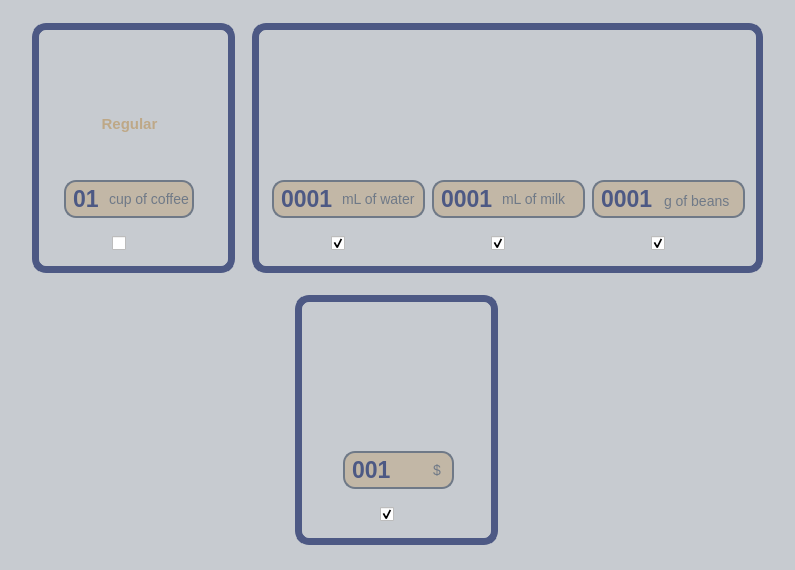
<?xml version="1.0" encoding="UTF-8"?>
<ui version="4.0">
 <class>mainWindow</class>
 <widget class="QMainWindow" name="mainWindow">
  <property name="enabled">
   <bool>true</bool>
  </property>
  <property name="geometry">
   <rect>
    <x>0</x>
    <y>0</y>
    <width>795</width>
    <height>570</height>
   </rect>
  </property>
  <property name="sizePolicy">
   <sizepolicy hsizetype="Fixed" vsizetype="Minimum">
    <horstretch>0</horstretch>
    <verstretch>0</verstretch>
   </sizepolicy>
  </property>
  <property name="minimumSize">
   <size>
    <width>795</width>
    <height>570</height>
   </size>
  </property>
  <property name="maximumSize">
   <size>
    <width>795</width>
    <height>570</height>
   </size>
  </property>
  <property name="windowIcon">
   <iconset resource="coffee_interface_resources.qrc">
    <normaloff>:/icons/assets/logo.svg</normaloff>:/icons/assets/logo.svg</iconset>
  </property>
  <property name="styleSheet">
   <string notr="true">QMainWindow {
  background-color: #C7CBD0;
}

QGroupBox {
  border: 7px solid #4D5984;
  border-radius: 14px;
}

QLabel#coffeeSelectionLabel,
QLabel#waterSelectionLabel,
QLabel#milkSelectionLabe,
QLabel#beanSelectionLabel,
QLabel#priceSelectionLabel {
  font-family: Segoe UI;
  font-style: normal;
  font-weight: bold;
  font-size: 15px;
  color: #BEA887;
}

QLineEdit#coffeeSelector,
QLineEdit#waterSelector,
QLineEdit#milkSelector,
QLineEdit#beanSelector,
QLineEdit#priceSelector {
  background: rgba(190, 168, 135, 0.58);
  border: 2px solid #6F7987;
  border-radius: 12px;
  font-family: Segoe UI;
  font-weight: 900;
  font-size: 23px;
  color: #4D5984;
  padding-left: 5px;
}

QLabel#coffeeSelectorSuffix,
QLabel#waterSelectorSuffix,
QLabel#milkSelectorSuffix,
QLabel#beanSelectorSuffix,
QLabel#priceSelectorSuffix {
  font-family: Segoe UI;
  font-size: 14px;
  color: #6F7987;
}

QPushButton#adminPushButton {
  background: none;
}

QCheckBox::indicator:checked {
    image: url(:/icons/assets/infinity_on.svg);
}

QCheckBox::indicator:unchecked {
    image: url(:/icons/assets/infinity_off.svg);
}

QPushButton#adminPanelLabel:pressed {
  background-color: #c2b7a6;
  border-radius: 14px;
}</string>
  </property>
  <widget class="QWidget" name="mainWidget">
   <property name="sizePolicy">
    <sizepolicy hsizetype="Fixed" vsizetype="Fixed">
     <horstretch>0</horstretch>
     <verstretch>0</verstretch>
    </sizepolicy>
   </property>
   <widget class="QGroupBox" name="coffeeGroupBox">
    <property name="geometry">
     <rect>
      <x>32</x>
      <y>23</y>
      <width>203</width>
      <height>250</height>
     </rect>
    </property>
    <property name="title">
     <string/>
    </property>
    <widget class="QLabel" name="coffeeSelectionPixmap">
     <property name="geometry">
      <rect>
       <x>47</x>
       <y>26</y>
       <width>100</width>
       <height>114</height>
      </rect>
     </property>
     <property name="text">
      <string/>
     </property>
     <property name="pixmap">
      <pixmap resource="coffee_interface_resources.qrc">:/icons/assets/logo.svg</pixmap>
     </property>
     <property name="scaledContents">
      <bool>true</bool>
     </property>
    </widget>
    <widget class="QLabel" name="coffeeSelectionLabel">
     <property name="geometry">
      <rect>
       <x>67</x>
       <y>85</y>
       <width>61</width>
       <height>31</height>
      </rect>
     </property>
     <property name="font">
      <font>
       <family>Segoe UI</family>
       <pointsize>-1</pointsize>
       <weight>75</weight>
       <italic>false</italic>
       <bold>true</bold>
      </font>
     </property>
     <property name="text">
      <string>Regular</string>
     </property>
     <property name="alignment">
      <set>Qt::AlignCenter</set>
     </property>
    </widget>
    <widget class="QLineEdit" name="coffeeSelector">
     <property name="geometry">
      <rect>
       <x>32</x>
       <y>157</y>
       <width>130</width>
       <height>38</height>
      </rect>
     </property>
     <property name="inputMask">
      <string>99</string>
     </property>
     <property name="text">
      <string>01</string>
     </property>
    </widget>
    <widget class="QLabel" name="coffeeSelectorSuffix">
     <property name="geometry">
      <rect>
       <x>77</x>
       <y>168</y>
       <width>80</width>
       <height>16</height>
      </rect>
     </property>
     <property name="text">
      <string>cup of coffee</string>
     </property>
    </widget>
    <widget class="QCheckBox" name="coffeeInfinityCheckBox">
     <property name="geometry">
      <rect>
       <x>80</x>
       <y>210</y>
       <width>41</width>
       <height>21</height>
      </rect>
     </property>
     <property name="cursor">
      <cursorShape>PointingHandCursor</cursorShape>
     </property>
     <property name="styleSheet">
      <string notr="true"/>
     </property>
     <property name="text">
      <string/>
     </property>
    </widget>
   </widget>
   <widget class="QGroupBox" name="ingredientsGroupBox">
    <property name="geometry">
     <rect>
      <x>252</x>
      <y>23</y>
      <width>511</width>
      <height>250</height>
     </rect>
    </property>
    <property name="title">
     <string/>
    </property>
    <widget class="QLineEdit" name="waterSelector">
     <property name="geometry">
      <rect>
       <x>20</x>
       <y>157</y>
       <width>153</width>
       <height>38</height>
      </rect>
     </property>
     <property name="inputMask">
      <string>9999</string>
     </property>
     <property name="text">
      <string>0001</string>
     </property>
    </widget>
    <widget class="QLabel" name="waterSelectionPixmap">
     <property name="geometry">
      <rect>
       <x>44</x>
       <y>27</y>
       <width>100</width>
       <height>114</height>
      </rect>
     </property>
     <property name="text">
      <string/>
     </property>
     <property name="pixmap">
      <pixmap resource="coffee_interface_resources.qrc">:/icons/assets/faucet-drip.svg</pixmap>
     </property>
     <property name="scaledContents">
      <bool>false</bool>
     </property>
    </widget>
    <widget class="QLabel" name="waterSelectorSuffix">
     <property name="geometry">
      <rect>
       <x>90</x>
       <y>168</y>
       <width>80</width>
       <height>16</height>
      </rect>
     </property>
     <property name="text">
      <string>mL of water</string>
     </property>
    </widget>
    <widget class="QLineEdit" name="milkSelector">
     <property name="geometry">
      <rect>
       <x>180</x>
       <y>157</y>
       <width>153</width>
       <height>38</height>
      </rect>
     </property>
     <property name="inputMask">
      <string>9999</string>
     </property>
     <property name="text">
      <string>0001</string>
     </property>
    </widget>
    <widget class="QLabel" name="milkSelectorSuffix">
     <property name="geometry">
      <rect>
       <x>250</x>
       <y>168</y>
       <width>80</width>
       <height>16</height>
      </rect>
     </property>
     <property name="text">
      <string>mL of milk</string>
     </property>
    </widget>
    <widget class="QLabel" name="milkSelectionPixmap">
     <property name="geometry">
      <rect>
       <x>191</x>
       <y>38</y>
       <width>131</width>
       <height>101</height>
      </rect>
     </property>
     <property name="text">
      <string/>
     </property>
     <property name="pixmap">
      <pixmap resource="coffee_interface_resources.qrc">:/icons/assets/cow.svg</pixmap>
     </property>
     <property name="scaledContents">
      <bool>false</bool>
     </property>
    </widget>
    <widget class="QLabel" name="beanSelectionPixmap">
     <property name="geometry">
      <rect>
       <x>368</x>
       <y>40</y>
       <width>100</width>
       <height>101</height>
      </rect>
     </property>
     <property name="text">
      <string/>
     </property>
     <property name="pixmap">
      <pixmap resource="coffee_interface_resources.qrc">:/icons/assets/coffee-beans.svg</pixmap>
     </property>
     <property name="scaledContents">
      <bool>false</bool>
     </property>
    </widget>
    <widget class="QLabel" name="beanSelectorSuffix">
     <property name="geometry">
      <rect>
       <x>412</x>
       <y>167</y>
       <width>80</width>
       <height>21</height>
      </rect>
     </property>
     <property name="text">
      <string>g of beans</string>
     </property>
    </widget>
    <widget class="QLineEdit" name="beanSelector">
     <property name="geometry">
      <rect>
       <x>340</x>
       <y>157</y>
       <width>153</width>
       <height>38</height>
      </rect>
     </property>
     <property name="inputMask">
      <string>9999</string>
     </property>
     <property name="text">
      <string>0001</string>
     </property>
    </widget>
    <widget class="QCheckBox" name="waterInfinityCheckBox">
     <property name="geometry">
      <rect>
       <x>79</x>
       <y>210</y>
       <width>41</width>
       <height>21</height>
      </rect>
     </property>
     <property name="cursor">
      <cursorShape>PointingHandCursor</cursorShape>
     </property>
     <property name="styleSheet">
      <string notr="true"/>
     </property>
     <property name="text">
      <string/>
     </property>
     <property name="checked">
      <bool>true</bool>
     </property>
    </widget>
    <widget class="QCheckBox" name="milkInfinityCheckBox">
     <property name="geometry">
      <rect>
       <x>239</x>
       <y>210</y>
       <width>41</width>
       <height>21</height>
      </rect>
     </property>
     <property name="cursor">
      <cursorShape>PointingHandCursor</cursorShape>
     </property>
     <property name="styleSheet">
      <string notr="true"/>
     </property>
     <property name="text">
      <string/>
     </property>
     <property name="checked">
      <bool>true</bool>
     </property>
    </widget>
    <widget class="QCheckBox" name="beanInfinityCheckBox">
     <property name="geometry">
      <rect>
       <x>399</x>
       <y>210</y>
       <width>41</width>
       <height>21</height>
      </rect>
     </property>
     <property name="cursor">
      <cursorShape>PointingHandCursor</cursorShape>
     </property>
     <property name="styleSheet">
      <string notr="true"/>
     </property>
     <property name="text">
      <string/>
     </property>
     <property name="checked">
      <bool>true</bool>
     </property>
    </widget>
    <zorder>beanSelector</zorder>
    <zorder>waterSelector</zorder>
    <zorder>waterSelectionPixmap</zorder>
    <zorder>waterSelectorSuffix</zorder>
    <zorder>milkSelector</zorder>
    <zorder>milkSelectorSuffix</zorder>
    <zorder>milkSelectionPixmap</zorder>
    <zorder>beanSelectionPixmap</zorder>
    <zorder>beanSelectorSuffix</zorder>
    <zorder>waterInfinityCheckBox</zorder>
    <zorder>milkInfinityCheckBox</zorder>
    <zorder>beanInfinityCheckBox</zorder>
   </widget>
   <widget class="QGroupBox" name="priceGroupBox">
    <property name="geometry">
     <rect>
      <x>295</x>
      <y>295</y>
      <width>203</width>
      <height>250</height>
     </rect>
    </property>
    <property name="title">
     <string/>
    </property>
    <widget class="QLabel" name="priceSelectionPixmap">
     <property name="geometry">
      <rect>
       <x>47</x>
       <y>30</y>
       <width>121</width>
       <height>111</height>
      </rect>
     </property>
     <property name="text">
      <string/>
     </property>
     <property name="pixmap">
      <pixmap resource="coffee_interface_resources.qrc">:/icons/assets/usd-square.svg</pixmap>
     </property>
     <property name="scaledContents">
      <bool>false</bool>
     </property>
    </widget>
    <widget class="QLabel" name="priceSelectorSuffix">
     <property name="geometry">
      <rect>
       <x>138</x>
       <y>159</y>
       <width>21</width>
       <height>31</height>
      </rect>
     </property>
     <property name="text">
      <string>$</string>
     </property>
    </widget>
    <widget class="QLineEdit" name="priceSelector">
     <property name="geometry">
      <rect>
       <x>48</x>
       <y>156</y>
       <width>111</width>
       <height>38</height>
      </rect>
     </property>
     <property name="inputMask">
      <string>999</string>
     </property>
     <property name="text">
      <string>001</string>
     </property>
    </widget>
    <widget class="QCheckBox" name="priceInfinityCheckBox">
     <property name="geometry">
      <rect>
       <x>85</x>
       <y>209</y>
       <width>41</width>
       <height>21</height>
      </rect>
     </property>
     <property name="cursor">
      <cursorShape>PointingHandCursor</cursorShape>
     </property>
     <property name="styleSheet">
      <string notr="true"/>
     </property>
     <property name="text">
      <string/>
     </property>
     <property name="checked">
      <bool>true</bool>
     </property>
    </widget>
    <zorder>priceSelector</zorder>
    <zorder>priceSelectionPixmap</zorder>
    <zorder>priceSelectorSuffix</zorder>
    <zorder>priceInfinityCheckBox</zorder>
   </widget>
   <widget class="QPushButton" name="adminPanelLabel">
    <property name="geometry">
     <rect>
      <x>641</x>
      <y>459</y>
      <width>121</width>
      <height>91</height>
     </rect>
    </property>
    <property name="icon">
     <iconset resource="coffee_interface_resources.qrc">
      <normaloff>:/icons/assets/users-cog.svg</normaloff>:/icons/assets/users-cog.svg</iconset>
    </property>
    <property name="iconSize">
     <size>
      <width>105</width>
      <height>73</height>
     </size>
    </property>
    <property name="flat">
     <bool>true</bool>
    </property>
   </widget>
  </widget>
 </widget>
 <resources>
  <include location="coffee_interface_resources.qrc"/>
 </resources>
 <connections/>
</ui>
